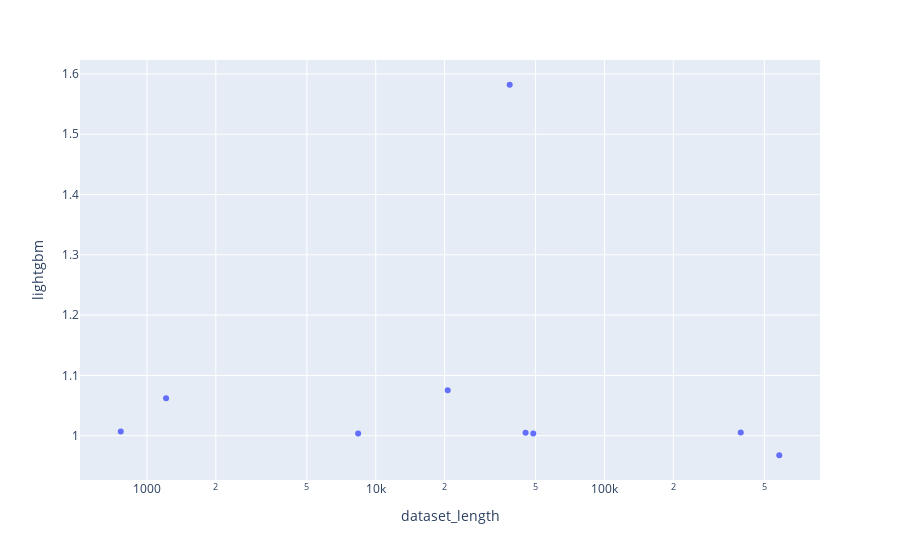

The cell this chart's notebook holds for it:
### Code cell
import plotly.express as px
px.scatter(perfs_per_dataset, x="dataset_length", y="lightgbm", log_x=True)

### Figure 1 — Plotly figure (JSON) as saved in the notebook; plotly's stock layout.template omitted (floating-point values rounded to 4 significant figures)
{"data": [{"hovertemplate": "dataset_length=%{x}<br>lightgbm=%{y}<extra></extra>", "legendgroup": "", "marker": {"color": "#636efa", "symbol": "circle"}, "mode": "markers", "name": "", "orientation": "v", "showlegend": false, "type": "scatter", "x": [20640, 581012, 48842, 394299, 768, 45211, 8378, 1212, 38531], "xaxis": "x", "y": [1.076, 0.9676, 1.004, 1.005, 1.007, 1.005, 1.004, 1.062, 1.582], "yaxis": "y"}], "layout": {"legend": {"tracegroupgap": 0}, "margin": {"t": 60}, "xaxis": {"anchor": "y", "domain": [0, 1], "title": {"text": "dataset_length"}, "type": "log"}, "yaxis": {"anchor": "x", "domain": [0, 1], "title": {"text": "lightgbm"}}}}
